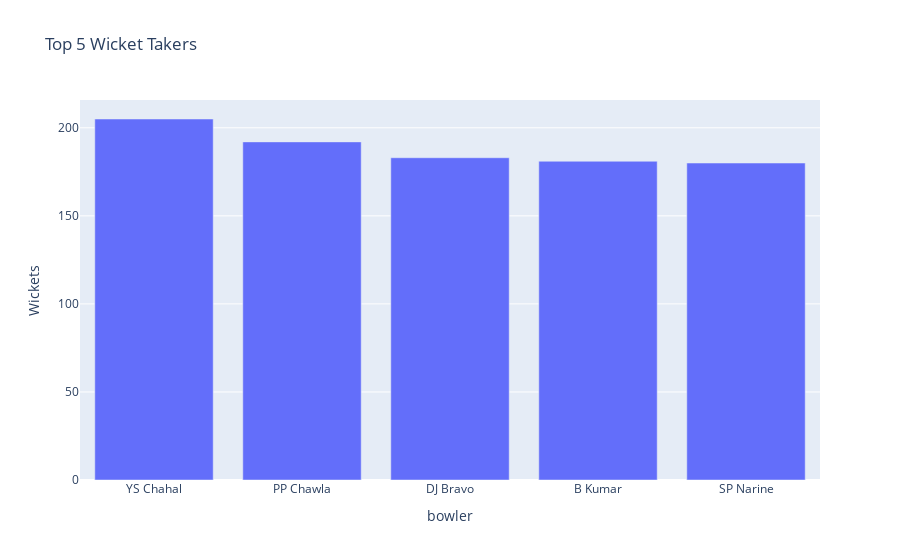

The cell this chart's notebook holds for it:
### Code cell
import plotly.express as px

fig = px.bar(
    top_wicket_takers.reset_index(),
    x="bowler",
    y="player_dismissed",
    title="Top 5 Wicket Takers",
    labels={"player_dismissed":"Wickets"}
)
fig.show()

### Figure 1 — Plotly figure (JSON) as saved in the notebook; plotly's stock layout.template omitted (floating-point values rounded to 4 significant figures)
{"data": [{"hovertemplate": "bowler=%{x}<br>Wickets=%{y}<extra></extra>", "legendgroup": "", "marker": {"color": "#636efa", "pattern": {"shape": ""}}, "name": "", "orientation": "v", "showlegend": false, "textposition": "auto", "type": "bar", "x": ["YS Chahal", "PP Chawla", "DJ Bravo", "B Kumar", "SP Narine"], "xaxis": "x", "y": [205, 192, 183, 181, 180], "yaxis": "y"}], "layout": {"barmode": "relative", "legend": {"tracegroupgap": 0}, "title": {"text": "Top 5 Wicket Takers"}, "xaxis": {"anchor": "y", "domain": [0, 1], "title": {"text": "bowler"}}, "yaxis": {"anchor": "x", "domain": [0, 1], "title": {"text": "Wickets"}}}}
